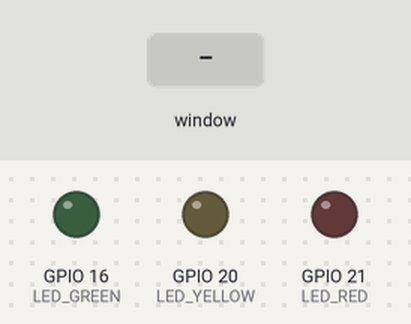
Bench run of a program on a simulated Raspberry Pi (BCM pin numbers). Parts: output pins drawn as LEDs (lit = HIGH). The test bench sets the inputs (shaded band). The desktop window is not drawn, its controls go by their first labels and the mouse button is held 0.15 s.

Above: at 1.2 s.
1.3 s: control labelled "Red LED" in the window clicked
At 2.0 s:
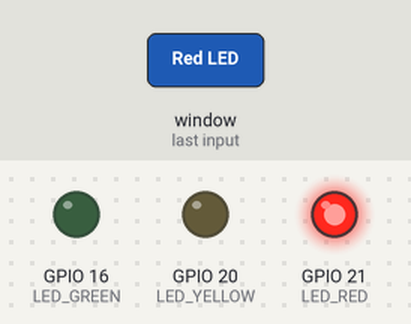
2.8 s: control labelled "Yellow LED" in the window clicked
At 3.2 s:
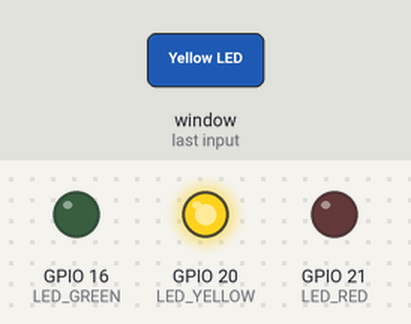
4.3 s: control labelled "Green LED" in the window clicked
At 5.5 s:
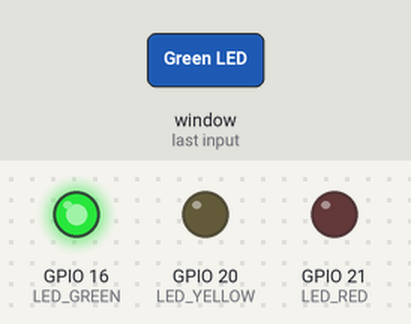
Timing chart, 0 to 7.3 s (numbered marks = the images above; inputs shaded):
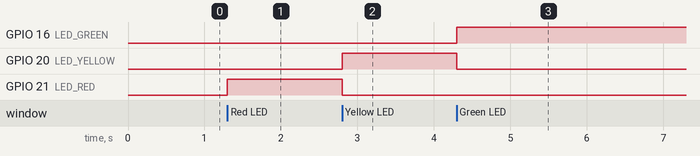

Measured:
- after the input at 1.3 s, GPIO 21 (LED_RED): LOW → HIGH at once
- after the input at 2.8 s, GPIO 20 (LED_YELLOW): LOW → HIGH at once; GPIO 21 (LED_RED): HIGH → LOW at once
- after the input at 4.3 s, GPIO 16 (LED_GREEN): LOW → HIGH at once; GPIO 20 (LED_YELLOW): HIGH → LOW at once

The program:

52c_task.py
```python
import RPi.GPIO as GPIO
import tkinter as tk
import time

GPIO.setwarnings(False)
window = tk.Tk()
window.title("5.2C GUI")
window.geometry('350x250+700+200')


#PINS for LEDS
LED_RED = 21
LED_YELLOW = 20
LED_GREEN = 16

GPIO.setmode(GPIO.BCM)
GPIO.setup(LED_RED, GPIO.OUT)
GPIO.setup(LED_YELLOW, GPIO.OUT)
GPIO.setup(LED_GREEN, GPIO.OUT)

var = tk.IntVar()

def ledOn():
    reset_leds()
    GPIO.output(var.get(), GPIO.HIGH)


def reset_leds():
    GPIO.output(LED_RED, GPIO.LOW)
    GPIO.output(LED_YELLOW, GPIO.LOW)
    GPIO.output(LED_GREEN, GPIO.LOW)

reset_leds()


redBut = tk.Radiobutton(window, command=ledOn, variable=var, value=LED_RED, text="Red LED")
yellowBut = tk.Radiobutton(window, command=ledOn, variable=var, value=LED_YELLOW, text="Yellow LED")
greenBut = tk.Radiobutton(window, command=ledOn, variable=var, value=LED_GREEN, text="Green LED")

redBut.pack()
yellowBut.pack()
greenBut.pack()

window.mainloop()
```
